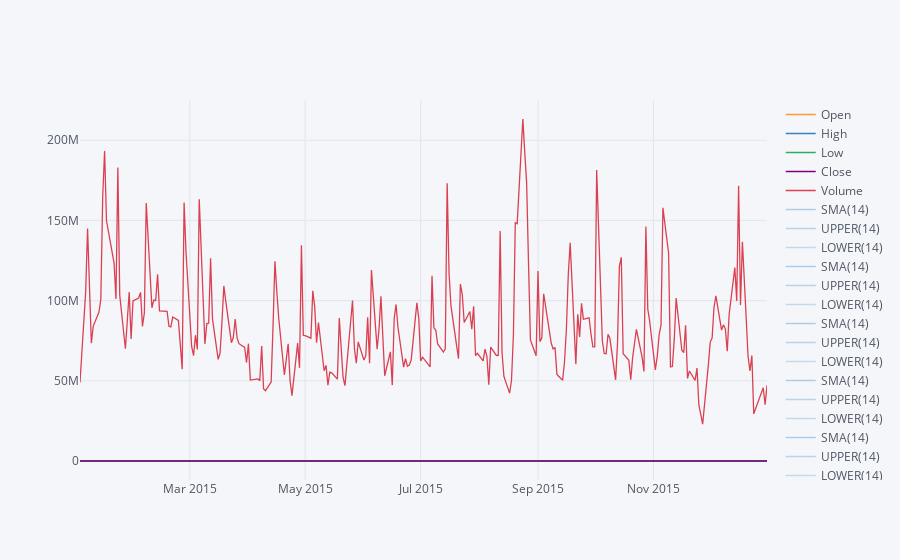

Notebook cell for this chart:
### Markdown cell above
**Use .ta_plot(study='boll') to create a Bollinger Band Plot for Bank of America for the year 2015.**

### Code cell
df.ix['2015-01-01':'2015-12-31']['BAC'].ta_plot(study='boll')

### Figure 1 — Plotly figure (JSON) as saved in the notebook; plotly's stock layout.template omitted (floating-point values rounded to 4 significant figures; data arrays with more than 128 entries replaced by an {"elided": "..."} marker saying what was removed)
{"data": [{"line": {"color": "rgba(255, 153, 51, 1.0)", "dash": "solid", "shape": "linear", "width": 1.3}, "mode": "lines", "name": "Open", "text": "", "type": "scatter", "uid": "ad09fd83-6eaf-4281-8f6a-46cfb3e17ead", "x": {"elided": "252 str values"}, "y": {"elided": "252 float values"}}, {"line": {"color": "rgba(55, 128, 191, 1.0)", "dash": "solid", "shape": "linear", "width": 1.3}, "mode": "lines", "name": "High", "text": "", "type": "scatter", "uid": "0dd3271f-c839-4d9d-b1ed-0a77f05e7e87", "x": {"elided": "252 str values"}, "y": {"elided": "252 float values"}}, {"line": {"color": "rgba(50, 171, 96, 1.0)", "dash": "solid", "shape": "linear", "width": 1.3}, "mode": "lines", "name": "Low", "text": "", "type": "scatter", "uid": "85bb132d-6377-4bbc-8147-f39ce211caf1", "x": {"elided": "252 str values"}, "y": {"elided": "252 float values"}}, {"line": {"color": "rgba(128, 0, 128, 1.0)", "dash": "solid", "shape": "linear", "width": 1.3}, "mode": "lines", "name": "Close", "text": "", "type": "scatter", "uid": "b2390266-bfb6-43c9-a1db-b89607dfbf7a", "x": {"elided": "252 str values"}, "y": {"elided": "252 float values"}}, {"line": {"color": "rgba(219, 64, 82, 1.0)", "dash": "solid", "shape": "linear", "width": 1.3}, "mode": "lines", "name": "Volume", "text": "", "type": "scatter", "uid": "4edf62f2-7d6a-44bc-ad33-dfd3e3a7e45f", "x": {"elided": "252 str values"}, "y": {"elided": "252 int values"}}, {"line": {"color": "rgba(55, 128, 191, 0.35999999999999993)", "dash": "solid", "shape": "linear", "width": 1.3}, "mode": "lines", "name": "SMA(14)", "text": "", "type": "scatter", "uid": "b911cf4d-3698-4cd2-a70d-e8ae51cdf164", "x": {"elided": "252 str values"}, "y": {"elided": "252x5 mixed values"}}, {"line": {"color": "rgba(55, 128, 191, 0.3066666666666665)", "dash": "solid", "shape": "linear", "width": 1.3}, "mode": "lines", "name": "UPPER(14)", "text": "", "type": "scatter", "uid": "dbfe6e26-6709-4a18-b87d-d3ca473b4b30", "x": {"elided": "252 str values"}, "y": {"elided": "252x5 mixed values"}}, {"line": {"color": "rgba(55, 128, 191, 0.25333333333333324)", "dash": "solid", "shape": "linear", "width": 1.3}, "mode": "lines", "name": "LOWER(14)", "text": "", "type": "scatter", "uid": "d963bde7-4950-4b19-af9e-70a0f8f6efdd", "x": {"elided": "252 str values"}, "y": {"elided": "252x5 mixed values"}}, {"line": {"color": "rgba(55, 128, 191, 0.35999999999999993)", "dash": "solid", "shape": "linear", "width": 1.3}, "mode": "lines", "name": "SMA(14)", "text": "", "type": "scatter", "uid": "ce71c35d-2e83-4282-b084-3ab2e6afd30f", "x": {"elided": "252 str values"}, "y": {"elided": "252x5 mixed values"}}, {"line": {"color": "rgba(55, 128, 191, 0.3066666666666665)", "dash": "solid", "shape": "linear", "width": 1.3}, "mode": "lines", "name": "UPPER(14)", "text": "", "type": "scatter", "uid": "2b2772c2-0bea-4ceb-bbc6-1101706ee747", "x": {"elided": "252 str values"}, "y": {"elided": "252x5 mixed values"}}, {"line": {"color": "rgba(55, 128, 191, 0.25333333333333324)", "dash": "solid", "shape": "linear", "width": 1.3}, "mode": "lines", "name": "LOWER(14)", "text": "", "type": "scatter", "uid": "ee933b5f-d8b2-406e-840a-360b19a022d5", "x": {"elided": "252 str values"}, "y": {"elided": "252x5 mixed values"}}, {"line": {"color": "rgba(55, 128, 191, 0.35999999999999993)", "dash": "solid", "shape": "linear", "width": 1.3}, "mode": "lines", "name": "SMA(14)", "text": "", "type": "scatter", "uid": "845c42bc-0cba-45a9-b23f-e3e42922a364", "x": {"elided": "252 str values"}, "y": {"elided": "252x5 mixed values"}}, {"line": {"color": "rgba(55, 128, 191, 0.3066666666666665)", "dash": "solid", "shape": "linear", "width": 1.3}, "mode": "lines", "name": "UPPER(14)", "text": "", "type": "scatter", "uid": "dcaa78c4-35b5-4661-88a3-deaae89f3899", "x": {"elided": "252 str values"}, "y": {"elided": "252x5 mixed values"}}, {"line": {"color": "rgba(55, 128, 191, 0.25333333333333324)", "dash": "solid", "shape": "linear", "width": 1.3}, "mode": "lines", "name": "LOWER(14)", "text": "", "type": "scatter", "uid": "98b48078-2d1b-4df2-9993-79a83105e24c", "x": {"elided": "252 str values"}, "y": {"elided": "252x5 mixed values"}}, {"line": {"color": "rgba(55, 128, 191, 0.35999999999999993)", "dash": "solid", "shape": "linear", "width": 1.3}, "mode": "lines", "name": "SMA(14)", "text": "", "type": "scatter", "uid": "8d5e3f49-e97c-4bfb-a763-e017c27e54e1", "x": {"elided": "252 str values"}, "y": {"elided": "252x5 mixed values"}}, {"line": {"color": "rgba(55, 128, 191, 0.3066666666666665)", "dash": "solid", "shape": "linear", "width": 1.3}, "mode": "lines", "name": "UPPER(14)", "text": "", "type": "scatter", "uid": "e66566d6-9f0c-4ab8-be46-115582322d7b", "x": {"elided": "252 str values"}, "y": {"elided": "252x5 mixed values"}}, {"line": {"color": "rgba(55, 128, 191, 0.25333333333333324)", "dash": "solid", "shape": "linear", "width": 1.3}, "mode": "lines", "name": "LOWER(14)", "text": "", "type": "scatter", "uid": "edc215aa-8631-4ce0-9a33-c8e6445b439f", "x": {"elided": "252 str values"}, "y": {"elided": "252x5 mixed values"}}, {"line": {"color": "rgba(55, 128, 191, 0.35999999999999993)", "dash": "solid", "shape": "linear", "width": 1.3}, "mode": "lines", "name": "SMA(14)", "text": "", "type": "scatter", "uid": "b3f7b668-af9b-44e3-b928-4d6d3c40a3a3", "x": {"elided": "252 str values"}, "y": {"elided": "252x5 mixed values"}}, {"line": {"color": "rgba(55, 128, 191, 0.3066666666666665)", "dash": "solid", "shape": "linear", "width": 1.3}, "mode": "lines", "name": "UPPER(14)", "text": "", "type": "scatter", "uid": "af32051c-c27e-4202-b530-e0ea077c1a1a", "x": {"elided": "252 str values"}, "y": {"elided": "252x5 mixed values"}}, {"line": {"color": "rgba(55, 128, 191, 0.25333333333333324)", "dash": "solid", "shape": "linear", "width": 1.3}, "mode": "lines", "name": "LOWER(14)", "text": "", "type": "scatter", "uid": "7b0d1690-a41d-4caf-add2-20a969e1c149", "x": {"elided": "252 str values"}, "y": {"elided": "252x5 mixed values"}}], "layout": {"legend": {"bgcolor": "#F5F6F9", "font": {"color": "#4D5663"}}, "paper_bgcolor": "#F5F6F9", "plot_bgcolor": "#F5F6F9", "title": {"font": {"color": "#4D5663"}}, "xaxis": {"gridcolor": "#E1E5ED", "showgrid": true, "tickfont": {"color": "#4D5663"}, "title": {"font": {"color": "#4D5663"}, "text": ""}, "zerolinecolor": "#E1E5ED"}, "yaxis": {"gridcolor": "#E1E5ED", "showgrid": true, "tickfont": {"color": "#4D5663"}, "title": {"font": {"color": "#4D5663"}, "text": ""}, "zerolinecolor": "#E1E5ED"}}}
